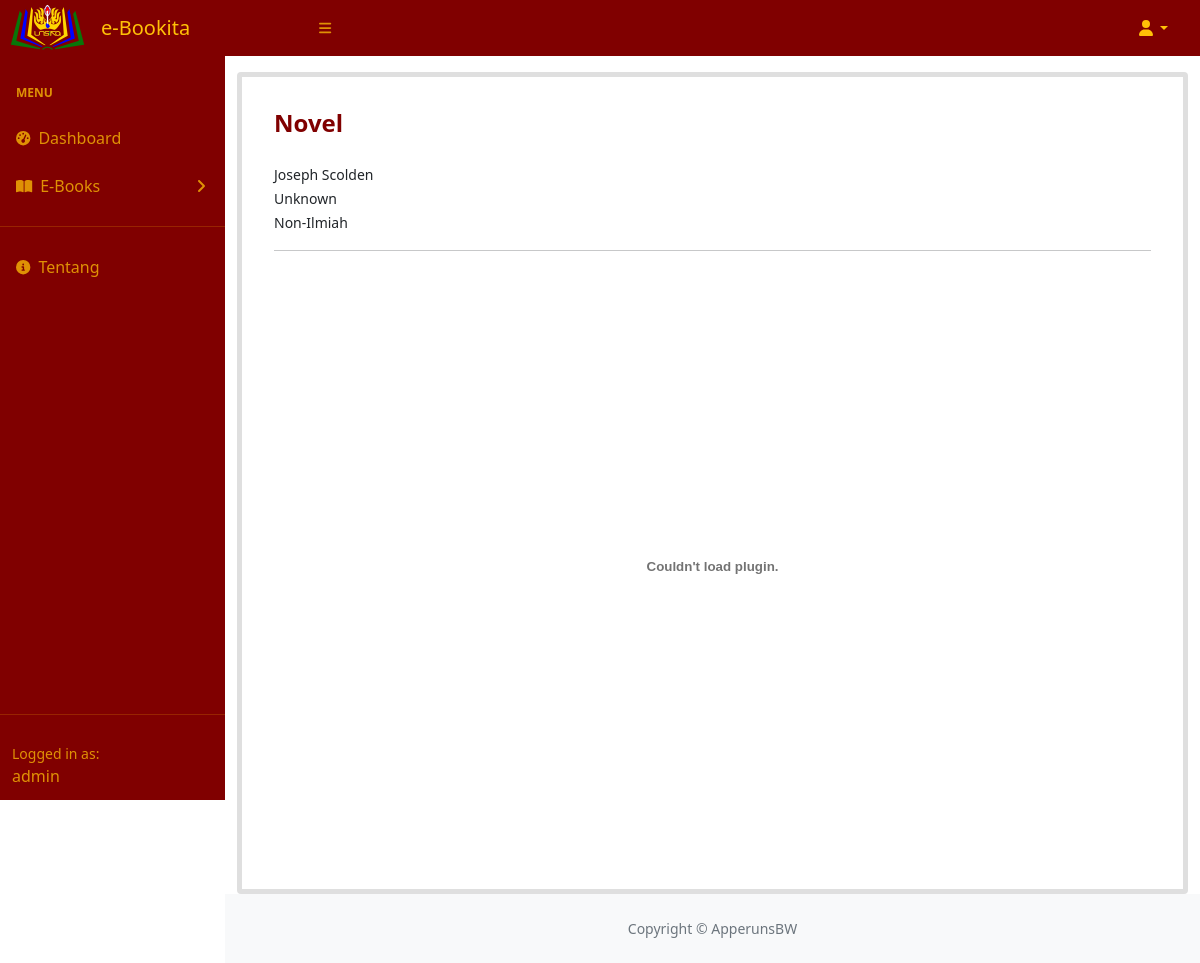
The page /lihat.php?id_ebook=28 (signed in) on the database its author committed.
### tables this page shows
CREATE TABLE `ebook` (
  `id_ebook` int(11) NOT NULL,
  `judul` varchar(255) NOT NULL,
  `penulis` varchar(255) NOT NULL,
  `penerbit` varchar(255) NOT NULL,
  `nama_file` varchar(255) NOT NULL,
  `jenis` varchar(255) NOT NULL,
  `waktu` varchar(255) NOT NULL
);

### lihat.php (the view, shortened to what this page needs)
<?php
include "koneksi.php";
?>
<!DOCTYPE html>
<html lang="en">
<head>
    <link href="https://cdn.jsdelivr.net/npm/simple-datatables@latest/dist/style.css" rel="stylesheet" />
    <link rel="stylesheet" href="sidebar.css">
    <link href="https://unpkg.com/aos@2.3.1/dist/aos.css" rel="stylesheet">
    <link href="https://cdn.jsdelivr.net/npm/bootstrap@5.1.0/dist/css/bootstrap.min.css" rel="stylesheet"
>
    <link rel="stylesheet" href="css/styles.css">
</head>
<body class="sb-nav-fixed">
    <nav data-aos="fade-down" data-aos-duration="1000" class="sb-topnav navbar navbar-expand"
        style="background-color: #800000;">
        <a href="dashboard.php"><img style="margin-left: 10px;" href="dashboard.php" width="75" height="75"
                src="Logo.png" alt="Perpustakaan Online Unsika"></a>
        <a class="navbar-brand ps-3 text-warning" href="dashboard.php">e-Bookita</a>
        <button class="btn btn-link btn-sm order-1 order-lg-0 me-4 me-lg-0 text-warning text-opacity-75"
            id="sidebarToggle" href="#!"><i class="fas fa-bars shover"></i></button>
        <ul class="navbar-nav ms-auto ms-md-0 me-3 me-lg-4">
            <li class="nav-item dropdown">
                <a class="nav-link dropdown-toggle text-warning" id="navbarDropdown" href="#" role="button"
                    data-bs-toggle="dropdown" aria-expanded="false"><i class="fas fa-user fa-fw text-warning"></i></a>
            </li>
        </ul>
    </nav>
    <div id="layoutSidenav">
        <div id="layoutSidenav_nav">
            <nav data-aos="fade-right" data-aos-duration="1000"
                class="sb-sidenav accordion text-warning text-opacity-75" id="sidenavAccordion"
                style="background-color: #800000;">
                <div class="sb-sidenav-menu">
                    <div class="nav">
                        <div class="sb-sidenav-menu-heading">Menu</div>
                        <a class="nav-link text-warning text-opacity-75" href="dashboard.php">
                            <div class="sb-nav-link-icon"><i class="fas fa-tachometer-alt"></i></div>
                            <div class="shover">Dashboard</div>
                        </a>
                        <a class="nav-link collapsed text-warning text-opacity-75" href="ebook.php"
                            data-bs-toggle="collapse" data-bs-target="#collapseLayouts" aria-expanded="false"
                            aria-controls="collapseLayouts">
                            <div class="sb-nav-link-icon"><i class="fas fa-book-open"></i></div>
                            <div class="shover">E-Books</div>
                            <div class="sb-sidenav-collapse-arrow"><i class="fas fa-angle-down"></i></div>
                        </a>
                    </div>
                    <hr class="sidebar-divider">
                    <div class="nav">
                        <a class="nav-link text-warning text-opacity-75" href="tentang.php">
                            <div class="sb-nav-link-icon"><i class="fas fa-info-circle"></i></div>
                            <div class="shover">Tentang</div>
                        </a>
                    </div>
                </div>
                <hr class="sidebar-divider">
                <div class="sb-sidenav-footer">
                    <div class="small">Logged in as:</div>
                    <?php echo $_SESSION['username'] ?></td>
                </div>
            </nav>
        </div>
        <div id="layoutSidenav_content">
            <main>
                <div data-aos="zoom-out" data-aos-duration="1000" class="container">
                    <div class="card mt-3 border-5 pt-2 active pb-0 px-3">
                        <div class="card-body ">
                            <div class="row">
                                <div class="col-12 ">
                                    <nav class="navbar">
                                        <?php
            $id_ebook = mysqli_real_escape_string($connect,$_GET['id_ebook']);
        $query = mysqli_query($connect,"SELECT * FROM ebook WHERE id_ebook='$id_ebook' ");
        while($data  = mysqli_fetch_array($query)){
        ?>
                                        <h4 class="card-title text-start mb-3" style="color:#800000">
                                            <b><?php echo $data['judul'];?></b>
                                        </h4>
                                    </nav>
                                    <p class="card-text">
                                        <small>
                                            <?php echo $data['penulis'];?> <br>
                                            <?php echo $data['penerbit'];?> <br>
                                            <?php echo $data['jenis'];?>
                                        </small>
                                    </p>
                                    <hr>
                                    <embed src="ebook/<?php echo $data['nama_file'];?>"
                                        type="application/pdf" width="100%" height="600">
                                </div>
                                <?php
        }
        ?>
                            </div>
                        </div>
                    </div>
                </div>
            </main>
            <div>
                <footer class="py-4 bg-light mt-auto">
                    <div class="container-fluid px-4">
                        <div class="d-flex align-items-center justify-content-center small">
                            <div class="text-muted">Copyright &copy; ApperunsBW</div>
                        </div>
                    </div>
                </footer>
            </div>
        </div>
</body>
</html>

### rows shown on the page
ebook: judul "Novel", penulis "Joseph Scolden", penerbit "Unknown", jenis "Non-Ilmiah"

### other values the page prints
$_SESSION['username'] "admin"
